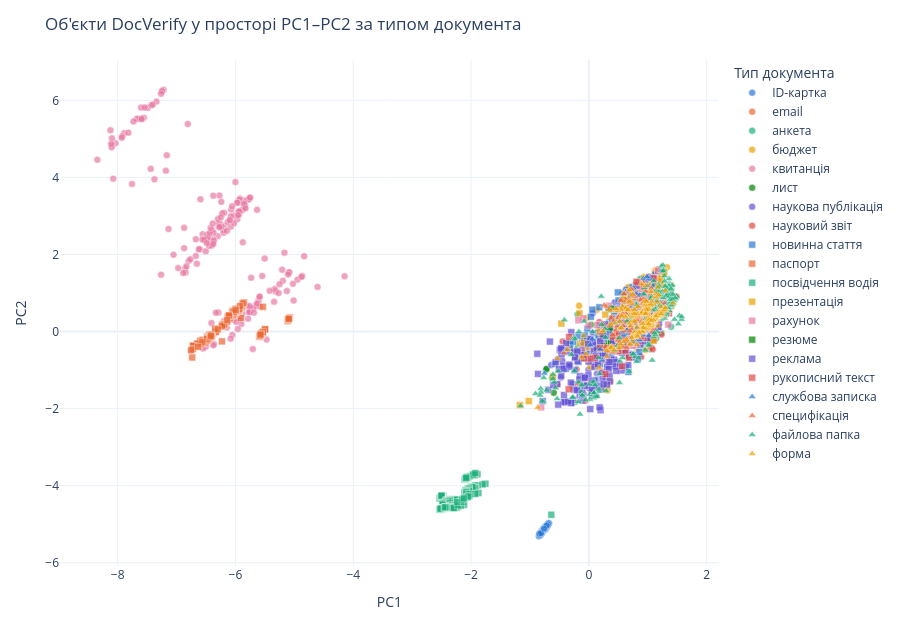

Source (notebook cell):
### Markdown cell above
## Сторінка лабораторної роботи

### Code cell
STATES = {
    'idle': ('⏸', 'Очікування запуску', '#52514e', '#f1f0ec'),
    'running': ('⏳', 'Виконання аналізу', '#1c5cab', '#e4eefb'),
    'success': ('✔', 'Успішне завершення', '#006300', '#e3f3e3'),
    'insufficient': ('⚠', 'Недостатньо даних', '#8a5a00', '#fdf1d6'),
    'error': ('✖', 'Помилка обчислень', '#b3261e', '#fbe6e4'),
}


def status_html(state, detail=''):
    icon, label, color, background = STATES[state]
    return (f'<div style="padding:10px 14px;border-radius:6px;background:{background};color:{color};'
            f'max-width:880px"><b>{icon} {label}</b>'
            f'{"<br>" + escape(detail) if detail else ""}</div>')


def run_page(set_status, render):
    """Спільний сценарій кнопки та збереження звіту: кожен запуск дає рівно один фінальний стан."""
    set_status('running', 'Підготовка')
    try:
        with warnings.catch_warnings():
            warnings.simplefilter('error', RuntimeWarning)   # NaN або ділення на 0 — це помилка
            result = run_analysis(progress=lambda message: set_status('running', message))
        render(result)
    except InsufficientDataError as error:
        set_status('insufficient', str(error))
    except Exception as error:
        set_status('error', f'{type(error).__name__}: {error}')
    else:
        cl = result['classification']
        set_status('success', f'Опрацьовано об\'єктів: {result["info"]["n_rows"]}. '
                              f'{cl["full"]["n_features"]} ознак → {cl["pca"]["n_features"]} компонент.')


display(HTML('<h2 style="margin-bottom:4px">Лабораторна робота №8 — Метод головних компонент (PCA)</h2>'
             '<h3 style="margin:14px 0 6px">1. Мета лабораторної роботи</h3>'
             '<p style="max-width:880px;line-height:1.5">Набути практичних навичок застосування PCA '
             'для зниження розмірності та візуалізації даних, дослідити частку поясненої дисперсії, '
             'порівняти якість і швидкодію класифікатора до та після зниження розмірності.</p>'))

if AUTO_RUN:
    status_handle = display(HTML(status_html('idle')), display_id=True)
    run_page(lambda state, detail='': status_handle.update(HTML(status_html(state, detail))),
             render_blocks)
else:
    status_view = widgets.HTML(status_html('idle', 'Натисніть «Запустити аналіз».'))
    run_button = widgets.Button(description='Запустити аналіз', button_style='primary', icon='play')
    report_output = widgets.Output()

    def show_status(state, detail=''):
        status_view.value = status_html(state, detail)

    def render_to_output(result):
        with report_output:
            render_blocks(result)

    def on_run_clicked(_):
        run_button.disabled = True
        report_output.clear_output()
        run_page(show_status, render_to_output)
        run_button.disabled = False

    run_button.on_click(on_run_clicked)
    display(widgets.VBox([run_button, status_view, report_output]))

### Figure 1 — Plotly figure (JSON) as saved in the notebook; plotly's stock layout.template omitted (floating-point values rounded to 4 significant figures; data arrays with more than 128 entries replaced by an {"elided": "..."} marker saying what was removed)
{"data": [{"customdata": {"elided": "100x4 mixed values"}, "hovertemplate": "<b>ID-картка</b><br>Об'єкт %{customdata[0]}<br>Джерело: %{customdata[1]}<br>Розмір: %{customdata[2]}×%{customdata[3]} пкс<br>PC1: %{x:.2f}, PC2: %{y:.2f}<extra></extra>", "marker": {"color": "#2a78d6", "line": {"color": "white", "width": 0.5}, "opacity": 0.7, "size": 7, "symbol": "circle"}, "mode": "markers", "name": "ID-картка", "type": "scatter", "x": [-0.755, -0.769, -0.732, -0.797, -0.817, -0.726, -0.711, -0.807, -0.789, -0.791, -0.771, -0.775, -0.723, -0.777, -0.708, -0.708, -0.786, -0.805, -0.795, -0.788, -0.735, -0.817, -0.821, -0.708, -0.789, -0.792, -0.767, -0.768, -0.767, -0.762, -0.757, -0.776, -0.81, -0.725, -0.795, -0.783, -0.809, -0.739, -0.687, -0.759, -0.803, -0.742, -0.816, -0.785, -0.82, -0.676, -0.82, -0.82, -0.742, -0.739, -0.783, -0.792, -0.77, -0.792, -0.71, -0.788, -0.743, -0.767, -0.755, -0.764, -0.736, -0.744, -0.794, -0.778, -0.77, -0.722, -0.793, -0.797, -0.695, -0.772, -0.751, -0.847, -0.722, -0.698, -0.744, -0.736, -0.788, -0.792, -0.823, -0.779, -0.779, -0.807, -0.684, -0.733, -0.696, -0.741, -0.775, -0.767, -0.767, -0.745, -0.802, -0.741, -0.838, -0.723, -0.807, -0.816, -0.84, -0.812, -0.715, -0.761], "y": [-5.127, -5.127, -5.055, -5.184, -5.234, -5.084, -5.039, -5.18, -5.17, -5.159, -5.118, -5.168, -5.057, -5.152, -5.035, -5.058, -5.183, -5.184, -5.216, -5.178, -5.06, -5.227, -5.262, -5.02, -5.167, -5.183, -5.13, -5.113, -5.12, -5.154, -5.101, -5.151, -5.208, -5.079, -5.219, -5.144, -5.209, -5.08, -5.001, -5.095, -5.195, -5.071, -5.211, -5.184, -5.238, -4.976, -5.244, -5.255, -5.097, -5.063, -5.155, -5.185, -5.155, -5.192, -5.039, -5.172, -5.119, -5.137, -5.148, -5.129, -5.063, -5.13, -5.174, -5.16, -5.135, -5.055, -5.175, -5.207, -4.986, -5.131, -5.074, -5.313, -5.075, -5.028, -5.101, -5.077, -5.157, -5.174, -5.277, -5.138, -5.169, -5.215, -4.976, -5.055, -5.004, -5.084, -5.146, -5.11, -5.142, -5.105, -5.19, -5.097, -5.275, -5.052, -5.213, -5.233, -5.244, -5.234, -5.034, -5.116]}, {"customdata": {"elided": "190x4 mixed values"}, "hovertemplate": "<b>email</b><br>Об'єкт %{customdata[0]}<br>Джерело: %{customdata[1]}<br>Розмір: %{customdata[2]}×%{customdata[3]} пкс<br>PC1: %{x:.2f}, PC2: %{y:.2f}<extra></extra>", "marker": {"color": "#eb6834", "line": {"color": "white", "width": 0.5}, "opacity": 0.7, "size": 7, "symbol": "circle"}, "mode": "markers", "name": "email", "type": "scatter", "x": {"elided": "190 float values"}, "y": {"elided": "190 float values"}}, {"customdata": {"elided": "190x4 mixed values"}, "hovertemplate": "<b>анкета</b><br>Об'єкт %{customdata[0]}<br>Джерело: %{customdata[1]}<br>Розмір: %{customdata[2]}×%{customdata[3]} пкс<br>PC1: %{x:.2f}, PC2: %{y:.2f}<extra></extra>", "marker": {"color": "#1baf7a", "line": {"color": "white", "width": 0.5}, "opacity": 0.7, "size": 7, "symbol": "circle"}, "mode": "markers", "name": "анкета", "type": "scatter", "x": {"elided": "190 float values"}, "y": {"elided": "190 float values"}}, {"customdata": {"elided": "190x4 mixed values"}, "hovertemplate": "<b>бюджет</b><br>Об'єкт %{customdata[0]}<br>Джерело: %{customdata[1]}<br>Розмір: %{customdata[2]}×%{customdata[3]} пкс<br>PC1: %{x:.2f}, PC2: %{y:.2f}<extra></extra>", "marker": {"color": "#eda100", "line": {"color": "white", "width": 0.5}, "opacity": 0.7, "size": 7, "symbol": "circle"}, "mode": "markers", "name": "бюджет", "type": "scatter", "x": {"elided": "190 float values"}, "y": {"elided": "190 float values"}}, {"customdata": {"elided": "200x4 mixed values"}, "hovertemplate": "<b>квитанція</b><br>Об'єкт %{customdata[0]}<br>Джерело: %{customdata[1]}<br>Розмір: %{customdata[2]}×%{customdata[3]} пкс<br>PC1: %{x:.2f}, PC2: %{y:.2f}<extra></extra>", "marker": {"color": "#e87ba4", "line": {"color": "white", "width": 0.5}, "opacity": 0.7, "size": 7, "symbol": "circle"}, "mode": "markers", "name": "квитанція", "type": "scatter", "x": {"elided": "200 float values"}, "y": {"elided": "200 float values"}}, {"customdata": {"elided": "220x4 mixed values"}, "hovertemplate": "<b>лист</b><br>Об'єкт %{customdata[0]}<br>Джерело: %{customdata[1]}<br>Розмір: %{customdata[2]}×%{customdata[3]} пкс<br>PC1: %{x:.2f}, PC2: %{y:.2f}<extra></extra>", "marker": {"color": "#008300", "line": {"color": "white", "width": 0.5}, "opacity": 0.7, "size": 7, "symbol": "circle"}, "mode": "markers", "name": "лист", "type": "scatter", "x": {"elided": "220 float values"}, "y": {"elided": "220 float values"}}, {"customdata": {"elided": "190x4 mixed values"}, "hovertemplate": "<b>наукова публікація</b><br>Об'єкт %{customdata[0]}<br>Джерело: %{customdata[1]}<br>Розмір: %{customdata[2]}×%{customdata[3]} пкс<br>PC1: %{x:.2f}, PC2: %{y:.2f}<extra></extra>", "marker": {"color": "#6250d6", "line": {"color": "white", "width": 0.5}, "opacity": 0.7, "size": 7, "symbol": "circle"}, "mode": "markers", "name": "наукова публікація", "type": "scatter", "x": {"elided": "190 float values"}, "y": {"elided": "190 float values"}}, {"customdata": {"elided": "190x4 mixed values"}, "hovertemplate": "<b>науковий звіт</b><br>Об'єкт %{customdata[0]}<br>Джерело: %{customdata[1]}<br>Розмір: %{customdata[2]}×%{customdata[3]} пкс<br>PC1: %{x:.2f}, PC2: %{y:.2f}<extra></extra>", "marker": {"color": "#e34948", "line": {"color": "white", "width": 0.5}, "opacity": 0.7, "size": 7, "symbol": "circle"}, "mode": "markers", "name": "науковий звіт", "type": "scatter", "x": {"elided": "190 float values"}, "y": {"elided": "190 float values"}}, {"customdata": {"elided": "190x4 mixed values"}, "hovertemplate": "<b>новинна стаття</b><br>Об'єкт %{customdata[0]}<br>Джерело: %{customdata[1]}<br>Розмір: %{customdata[2]}×%{customdata[3]} пкс<br>PC1: %{x:.2f}, PC2: %{y:.2f}<extra></extra>", "marker": {"color": "#2a78d6", "line": {"color": "white", "width": 0.5}, "opacity": 0.7, "size": 7, "symbol": "square"}, "mode": "markers", "name": "новинна стаття", "type": "scatter", "x": {"elided": "190 float values"}, "y": {"elided": "190 float values"}}, {"customdata": {"elided": "133x4 mixed values"}, "hovertemplate": "<b>паспорт</b><br>Об'єкт %{customdata[0]}<br>Джерело: %{customdata[1]}<br>Розмір: %{customdata[2]}×%{customdata[3]} пкс<br>PC1: %{x:.2f}, PC2: %{y:.2f}<extra></extra>", "marker": {"color": "#eb6834", "line": {"color": "white", "width": 0.5}, "opacity": 0.7, "size": 7, "symbol": "square"}, "mode": "markers", "name": "паспорт", "type": "scatter", "x": {"elided": "133 float values"}, "y": {"elided": "133 float values"}}, {"customdata": {"elided": "180x4 mixed values"}, "hovertemplate": "<b>посвідчення водія</b><br>Об'єкт %{customdata[0]}<br>Джерело: %{customdata[1]}<br>Розмір: %{customdata[2]}×%{customdata[3]} пкс<br>PC1: %{x:.2f}, PC2: %{y:.2f}<extra></extra>", "marker": {"color": "#1baf7a", "line": {"color": "white", "width": 0.5}, "opacity": 0.7, "size": 7, "symbol": "square"}, "mode": "markers", "name": "посвідчення водія", "type": "scatter", "x": {"elided": "180 float values"}, "y": {"elided": "180 float values"}}, {"customdata": {"elided": "190x4 mixed values"}, "hovertemplate": "<b>презентація</b><br>Об'єкт %{customdata[0]}<br>Джерело: %{customdata[1]}<br>Розмір: %{customdata[2]}×%{customdata[3]} пкс<br>PC1: %{x:.2f}, PC2: %{y:.2f}<extra></extra>", "marker": {"color": "#eda100", "line": {"color": "white", "width": 0.5}, "opacity": 0.7, "size": 7, "symbol": "square"}, "mode": "markers", "name": "презентація", "type": "scatter", "x": {"elided": "190 float values"}, "y": {"elided": "190 float values"}}, {"customdata": {"elided": "189x4 mixed values"}, "hovertemplate": "<b>рахунок</b><br>Об'єкт %{customdata[0]}<br>Джерело: %{customdata[1]}<br>Розмір: %{customdata[2]}×%{customdata[3]} пкс<br>PC1: %{x:.2f}, PC2: %{y:.2f}<extra></extra>", "marker": {"color": "#e87ba4", "line": {"color": "white", "width": 0.5}, "opacity": 0.7, "size": 7, "symbol": "square"}, "mode": "markers", "name": "рахунок", "type": "scatter", "x": {"elided": "189 float values"}, "y": {"elided": "189 float values"}}, {"customdata": {"elided": "190x4 mixed values"}, "hovertemplate": "<b>резюме</b><br>Об'єкт %{customdata[0]}<br>Джерело: %{customdata[1]}<br>Розмір: %{customdata[2]}×%{customdata[3]} пкс<br>PC1: %{x:.2f}, PC2: %{y:.2f}<extra></extra>", "marker": {"color": "#008300", "line": {"color": "white", "width": 0.5}, "opacity": 0.7, "size": 7, "symbol": "square"}, "mode": "markers", "name": "резюме", "type": "scatter", "x": {"elided": "190 float values"}, "y": {"elided": "190 float values"}}, {"customdata": {"elided": "190x4 mixed values"}, "hovertemplate": "<b>реклама</b><br>Об'єкт %{customdata[0]}<br>Джерело: %{customdata[1]}<br>Розмір: %{customdata[2]}×%{customdata[3]} пкс<br>PC1: %{x:.2f}, PC2: %{y:.2f}<extra></extra>", "marker": {"color": "#6250d6", "line": {"color": "white", "width": 0.5}, "opacity": 0.7, "size": 7, "symbol": "square"}, "mode": "markers", "name": "реклама", "type": "scatter", "x": {"elided": "190 float values"}, "y": {"elided": "190 float values"}}, {"customdata": {"elided": "190x4 mixed values"}, "hovertemplate": "<b>рукописний текст</b><br>Об'єкт %{customdata[0]}<br>Джерело: %{customdata[1]}<br>Розмір: %{customdata[2]}×%{customdata[3]} пкс<br>PC1: %{x:.2f}, PC2: %{y:.2f}<extra></extra>", "marker": {"color": "#e34948", "line": {"color": "white", "width": 0.5}, "opacity": 0.7, "size": 7, "symbol": "square"}, "mode": "markers", "name": "рукописний текст", "type": "scatter", "x": {"elided": "190 float values"}, "y": {"elided": "190 float values"}}, {"customdata": {"elided": "190x4 mixed values"}, "hovertemplate": "<b>службова записка</b><br>Об'єкт %{customdata[0]}<br>Джерело: %{customdata[1]}<br>Розмір: %{customdata[2]}×%{customdata[3]} пкс<br>PC1: %{x:.2f}, PC2: %{y:.2f}<extra></extra>", "marker": {"color": "#2a78d6", "line": {"color": "white", "width": 0.5}, "opacity": 0.7, "size": 7, "symbol": "triangle-up"}, "mode": "markers", "name": "службова записка", "type": "scatter", "x": {"elided": "190 float values"}, "y": {"elided": "190 float values"}}, {"customdata": {"elided": "190x4 mixed values"}, "hovertemplate": "<b>специфікація</b><br>Об'єкт %{customdata[0]}<br>Джерело: %{customdata[1]}<br>Розмір: %{customdata[2]}×%{customdata[3]} пкс<br>PC1: %{x:.2f}, PC2: %{y:.2f}<extra></extra>", "marker": {"color": "#eb6834", "line": {"color": "white", "width": 0.5}, "opacity": 0.7, "size": 7, "symbol": "triangle-up"}, "mode": "markers", "name": "специфікація", "type": "scatter", "x": {"elided": "190 float values"}, "y": {"elided": "190 float values"}}, {"customdata": {"elided": "190x4 mixed values"}, "hovertemplate": "<b>файлова папка</b><br>Об'єкт %{customdata[0]}<br>Джерело: %{customdata[1]}<br>Розмір: %{customdata[2]}×%{customdata[3]} пкс<br>PC1: %{x:.2f}, PC2: %{y:.2f}<extra></extra>", "marker": {"color": "#1baf7a", "line": {"color": "white", "width": 0.5}, "opacity": 0.7, "size": 7, "symbol": "triangle-up"}, "mode": "markers", "name": "файлова папка", "type": "scatter", "x": {"elided": "190 float values"}, "y": {"elided": "190 float values"}}, {"customdata": {"elided": "190x4 mixed values"}, "hovertemplate": "<b>форма</b><br>Об'єкт %{customdata[0]}<br>Джерело: %{customdata[1]}<br>Розмір: %{customdata[2]}×%{customdata[3]} пкс<br>PC1: %{x:.2f}, PC2: %{y:.2f}<extra></extra>", "marker": {"color": "#eda100", "line": {"color": "white", "width": 0.5}, "opacity": 0.7, "size": 7, "symbol": "triangle-up"}, "mode": "markers", "name": "форма", "type": "scatter", "x": {"elided": "190 float values"}, "y": {"elided": "190 float values"}}], "layout": {"height": 620, "legend": {"title": {"text": "Тип документа"}}, "margin": {"b": 50, "l": 60, "r": 20, "t": 60}, "title": {"text": "Об'єкти DocVerify у просторі PC1–PC2 за типом документа"}, "xaxis": {"title": {"text": "PC1"}}, "yaxis": {"title": {"text": "PC2"}}}}
